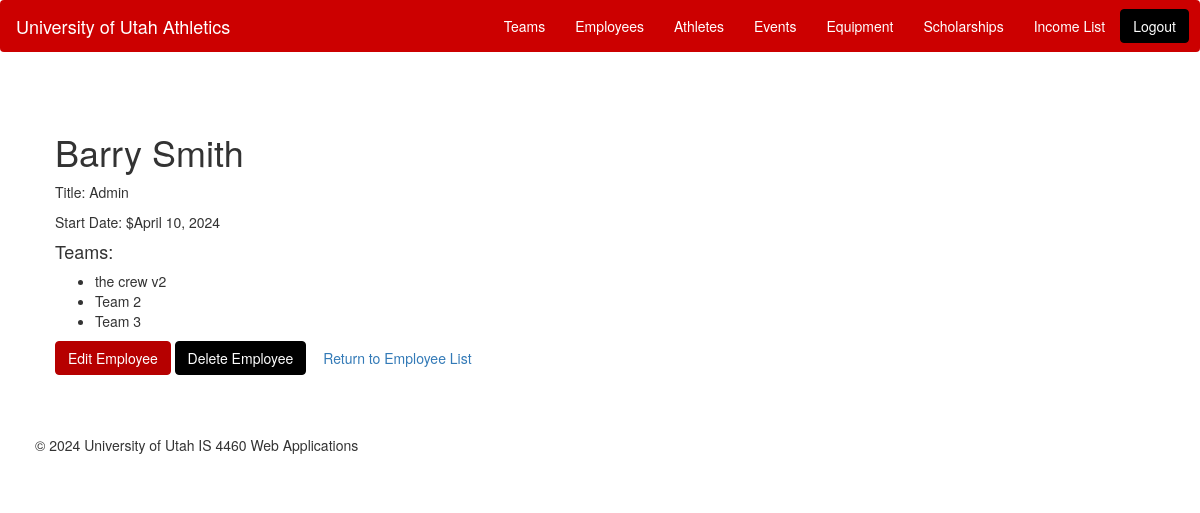
/athletics/employee/details/8/, run on the app's committed database.
### athletics/models.py (models this page shows, shortened)
class Employee(models.Model):
    employee_id = models.AutoField(primary_key=True)
    first_name = models.CharField(max_length=255)
    last_name = models.CharField(max_length=255)
    title = models.CharField(max_length=255)
    start_date = models.DateField()
    end_date = models.DateField(null=True, blank=True)
    salary = models.IntegerField()
    administrator = models.BooleanField()
    user_id = models.CharField(max_length=255)
    password = models.CharField(max_length=255)
    teams = models.ManyToManyField('Team', related_name='employees_associated', blank=True)

class Team(models.Model):
    team_id = models.AutoField(primary_key=True)
    team_name = models.CharField(max_length=100)
    type = models.CharField(max_length=50)
    email = models.CharField(max_length=50)
    established_date = models.DateField()
    employees = models.ManyToManyField('Employee', related_name='teams_associated', blank=True)

### athletics/views.py (the view)
# urls.py: path('employee/details/<int:employee_id>/', views.EmployeeDetails.as_view(), name='employee-details'),
class EmployeeDetails(View):
    def get(self, request, employee_id):
        employee = Employee.objects.get(pk=employee_id)
        fields = employee._meta.get_fields()
        return render(request=request,
                      template_name='employee_details.html',
                      context={'employee': employee, 'fields': fields})

### athletics/templates/employee_details.html (shortened to what this page needs)
{% extends 'base.html' %}
{% block content %}
<div class="container">
    <div class="row">
        <div class="col-md-6 offset-md-3">
            <h1 class="mt-4">{{ employee.first_name }} {{ employee.last_name }}</h1>
            <p class="mt-4">Title: {{ employee.title }} </p>
            <p class="mt-4">Start Date: ${{ employee.start_date }}</p>
            <h4>Teams:</h4>
            <ul>
                {% for team in employee.teams.all %}
                    <li>{{ team.team_name }}</li>
                {% empty %}
                    <li>No teams associated</li>
                {% endfor %}
            </ul>
            <a href="/athletics/employee/edit/{{ employee.employee_id }}/" class="btn btn-primary">Edit Employee</a>
            <a href="/athletics/employee/delete/{{ employee.employee_id }}/" class="btn btn-danger">Delete Employee</a>
            <a href="/athletics/employee/list/" class="btn btn-secondary">Return to Employee List</a>
        </div>
    </div>
</div>
{% endblock %}

### athletics/static/css/styles.css (style rules this page uses)
body { background-color: #FFFFFF; }
.container { padding: 20px; }
.btn-primary { color: #fff; background-color: #B60000; border-color: #B60000; }
.btn-danger { color: #fff; background-color: #000; border-color: #000; }

### data on the page
Employee: first_name "Barry", last_name "Smith", title "Admin", start_date "April 10, 2024"
Team: team_name "the crew v2"
Team: team_name "Team 2"
Team: team_name "Team 3"
